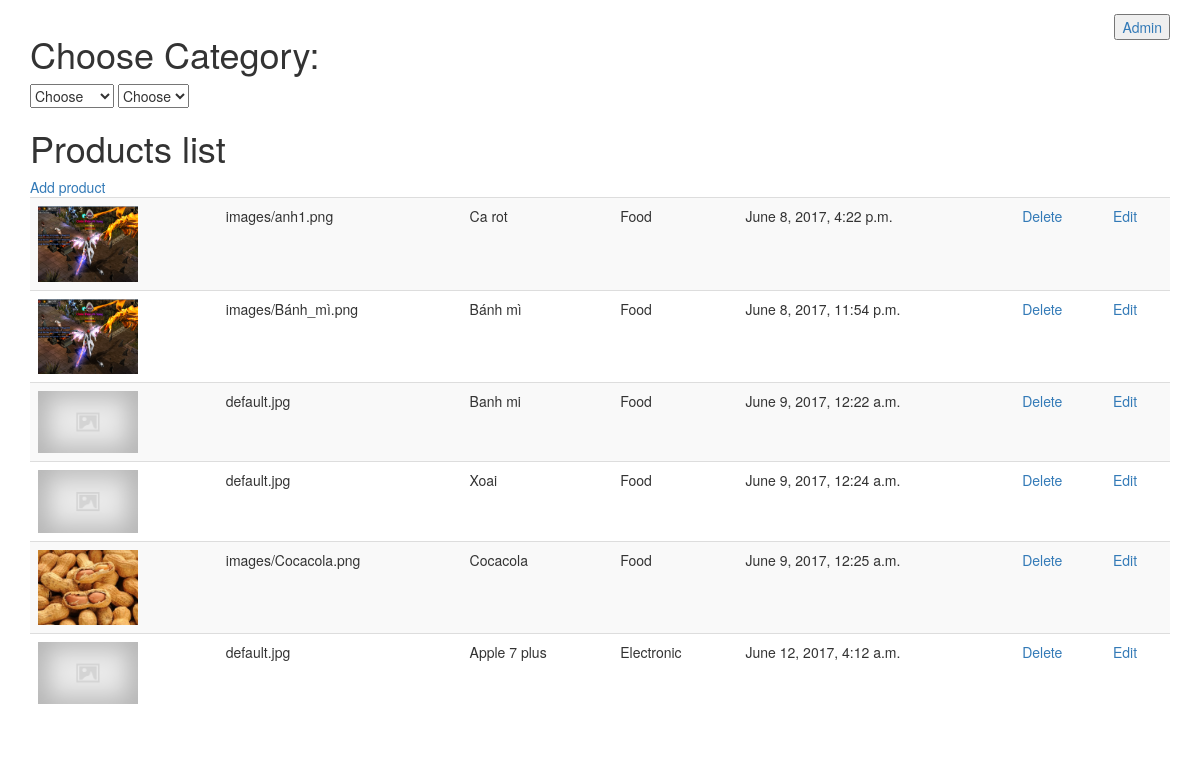
Before: / with the older database file.
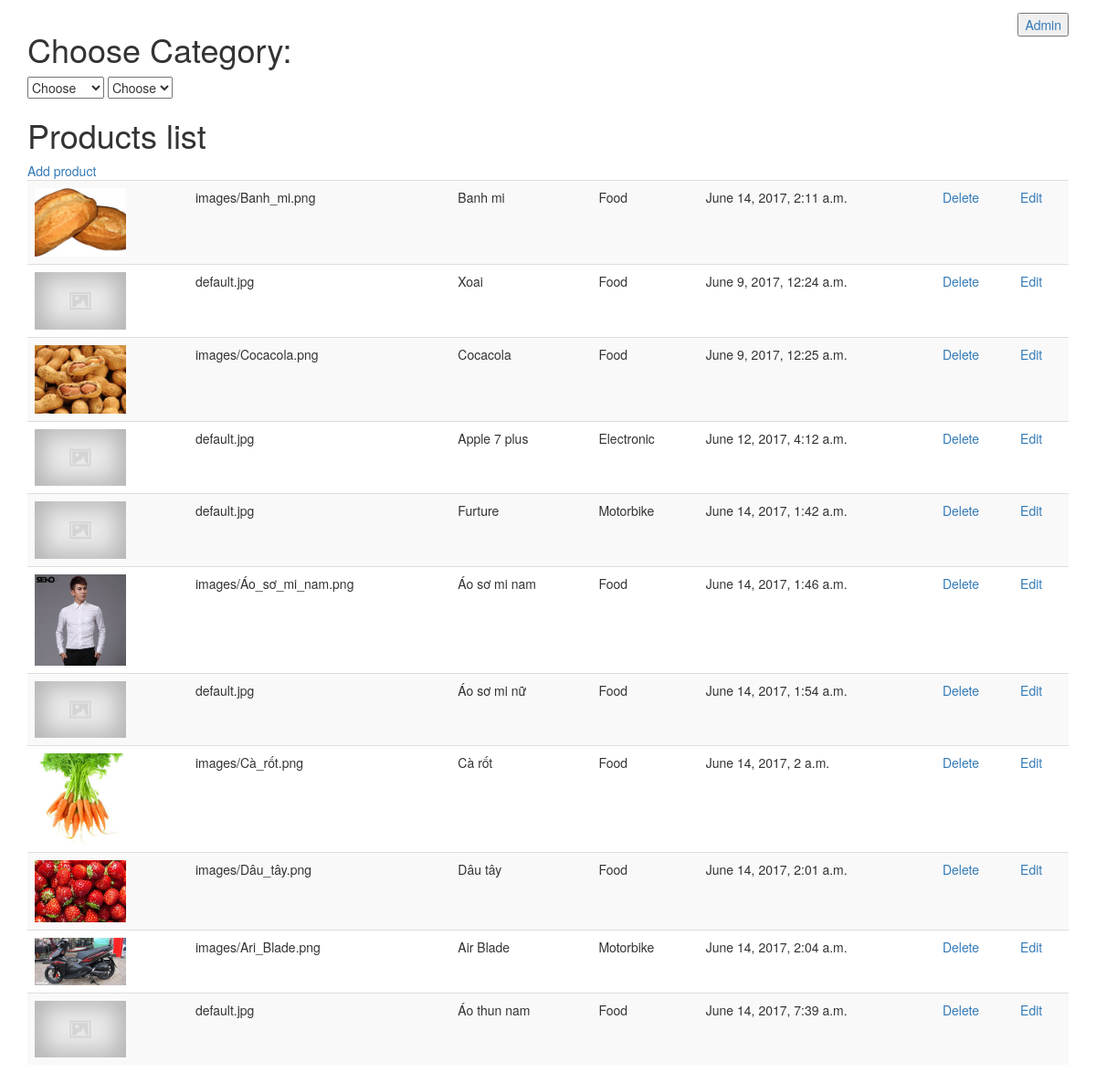
After: the same page with the newer database file.
### products/models.py (models this page shows, shortened)
class Product(models.Model):
    name = models.CharField(max_length=200)
    create_at = models.DateTimeField(auto_now_add=True, null= True)
    category = models.ForeignKey(Category, on_delete=models.CASCADE, related_name='posts_type_rel', null=True,
                                  blank=True)
    image = models.FileField(upload_to='images/', default='default.jpg')

class Category(models.Model):
    name = models.CharField(max_length=200)
    create_at = models.DateTimeField(auto_now_add=True, null=True)

### demo/view.py (the view)
# urls.py: url(r'^$', view.index),
def index(request):
    products = Product.objects.all()
    categorys = Category.objects.all()
    context = {'products' : products,
               'categorys' : categorys}
    return render(request, 'index.html', context)

### templates/index.html (shortened to what this page needs)
<!DOCTYPE html>
<html lang="en">
<head>
    {% load static %}
    <link rel="stylesheet" href="https://maxcdn.bootstrapcdn.com/bootstrap/3.3.7/css/bootstrap.min.css"
>
    <link rel="stylesheet" href="https://maxcdn.bootstrapcdn.com/bootstrap/3.3.7/css/bootstrap-theme.min.css"
>
</head>
<body>
<div class="container" style="margin-top: 1em">
    <a href="/admin" class="pull-right"><button>Admin</button></a>
<h1>Choose Category:</h1>
    <form action="">
        <select name="category_select" id="category_select">
                <option>Choose</option>
        </select>
        <select name="product_select" id="product_select">
                <option>Choose</option>
        </select>
    </form>
<h1>Products list</h1>
    <a href="{% url 'createProduct' %}">Add product</a>
    <table class="table table-striped">
        {% for product in products %}
        <tr>
            <td><img src="media/{{ product.image }}" alt="NO IMAGE" width="100"></td>
            <td>{{ product.image }}</td>
            <td>{{ product.name }}</td>
            <td>{{ product.category.name }}</td>
            <td>{{ product.create_at }}</td>
            <td><a href="{% url 'deleteProduct' product.id %}">Delete</a></td>
            <td><a href="{% url 'editProduct' product.id %}">Edit</a></td>
        </tr>
        {% endfor %}
    </table>
</div>
</body>
</html>

Changed rows visible on the page:
removed Product: image (picture), image "images/anh1.png", name "Ca rot", category.name "Food", create_at "June 8, 2017, 4:22 p.m."
removed Product: image (picture), image "images/Bánh_mì.png", name "Bánh mì", category.name "Food", create_at "June 8, 2017, 11:54 p.m."
removed Product: image (placeholder picture), image "default.jpg", name "Banh mi", category.name "Food", create_at "June 9, 2017, 12:22 a.m."
added Product: image (picture), image "images/Banh_mi.png", name "Banh mi", category.name "Food", create_at "June 14, 2017, 2:11 a.m."
added Product: image (placeholder picture), image "default.jpg", name "Furture", category.name "Motorbike", create_at "June 14, 2017, 1:42 a.m."
added Product: image (picture), image "images/Áo_sơ_mi_nam.png", name "Áo sơ mi nam", category.name "Food", create_at "June 14, 2017, 1:46 a.m."
added Product: image (placeholder picture), image "default.jpg", name "Áo sơ mi nữ", category.name "Food", create_at "June 14, 2017, 1:54 a.m."
added Product: image (picture), image "images/Cà_rốt.png", name "Cà rốt", category.name "Food", create_at "June 14, 2017, 2 a.m."
added Product: image (picture), image "images/Dâu_tây.png", name "Dâu tây", category.name "Food", create_at "June 14, 2017, 2:01 a.m."
added Product: image (picture), image "images/Ari_Blade.png", name "Air Blade", category.name "Motorbike", create_at "June 14, 2017, 2:04 a.m."
added Product: image (placeholder picture), image "default.jpg", name "Áo thun nam", category.name "Food", create_at "June 14, 2017, 7:39 a.m."
